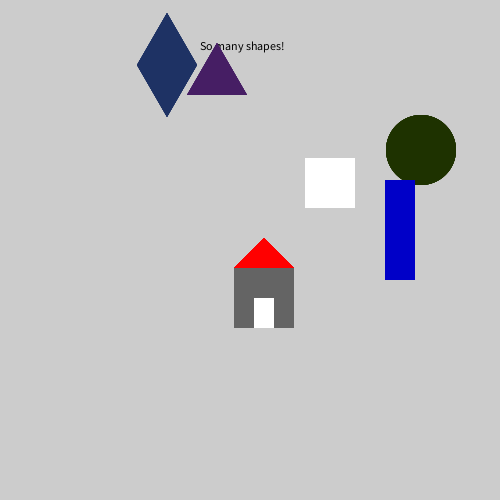
Frame 1 (no input)
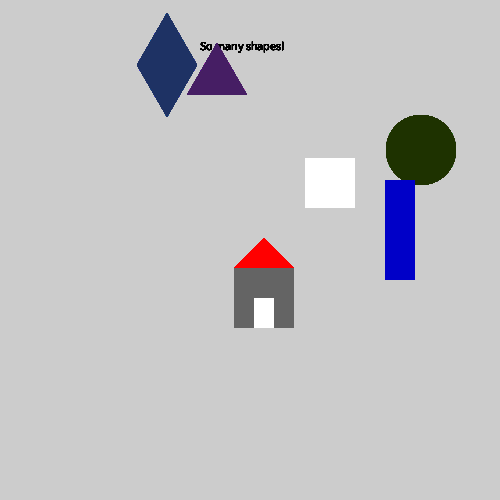
Frame 60 (the mouse pressed at the canvas centre just before this capture)
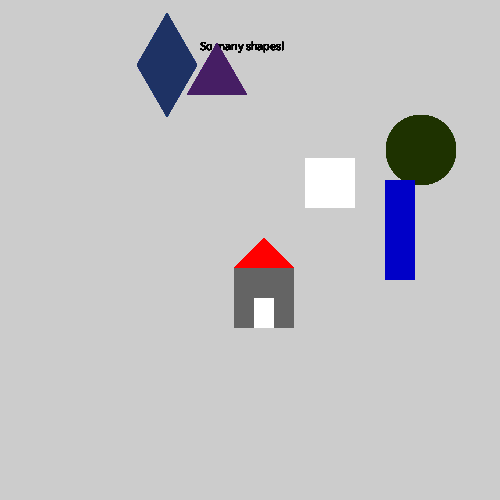
Frame 120 (the mouse held since frame 60 and released just before this capture)

The Processing sketch that drew these frames (run headless with seeded random() and noise(); from frame 60 on, the mouse is pressed at the canvas centre):

// Processing sketch: week6_homework
// ── week6_homework.pde
//CREATE AN ARRAY TO STORE THE POSITION OF MULTIPLE SHAPES (5+)
//ASSIGN VALUES TO YOUR POSITION ARRAY USING A FOR LOOP


int num = 6;
int [] wPositions = new int[num];
int [] hPositions = new int[num];

void setup() {
  size(500, 500);
  
  for (int i=0; i<num; i++) {
    wPositions[i] = int(random(60, width-60));
    hPositions[i] = int(random(60, height-60));
  }
}

void draw() {
  fill(0);
  text("So many shapes!", 200, 50);
  for (int i=0; i<num; i++) {
    noStroke();
    smallSquare(wPositions[0], hPositions[0]); 
    smallCircle(wPositions[1], hPositions[1]); 
    smallRectangle(wPositions[2], hPositions[2]);
    house(wPositions[3], hPositions[3], 60, 60);
    smallTriangle(wPositions[4], hPositions[4]);
    diamond(wPositions[5], hPositions[5]);
  }
}

//FUNCTIONS THAT DRAW SHAPES

void smallSquare(int x, int y) {
  fill(255);
  rect(x, y, 50, 50);
}

void smallRectangle(int x, int y) {
  fill(0, 0, 200);
  rect(x, y, 30, 100);
}

void smallCircle(int x, int y) {
  fill(30, 50, 0);
  ellipse(x, y, 70, 70);
}

void smallTriangle(int x1, int y1) {
  fill(70, 30, 100);
  triangle(x1, y1, x1+30, y1-(30*sqrt(3)), x1+60, y1);
}

void diamond(int x1, int y1) {
  fill(30, 50, 100);
  triangle(x1, y1, x1+30, y1-(30*sqrt(3)), x1+60, y1); 
  triangle(x1, y1, x1+30, y1+(30*sqrt(3)), x1+60, y1);
}

void house(int x1, int y1, int houseWidth, int houseHeight) {
  fill(100, 100, 100);
  rect(x1, y1, houseWidth, houseHeight);
  fill(255);
  rectMode(CENTER);
  rect(x1+(houseWidth/2), y1+(houseHeight*.75), houseWidth/3, houseHeight*.5);
  rectMode(CORNER);
  fill(255, 0, 0);
  triangle(x1, y1, x1+(houseWidth/2), y1-(houseHeight/2), x1+houseWidth, y1);
}
